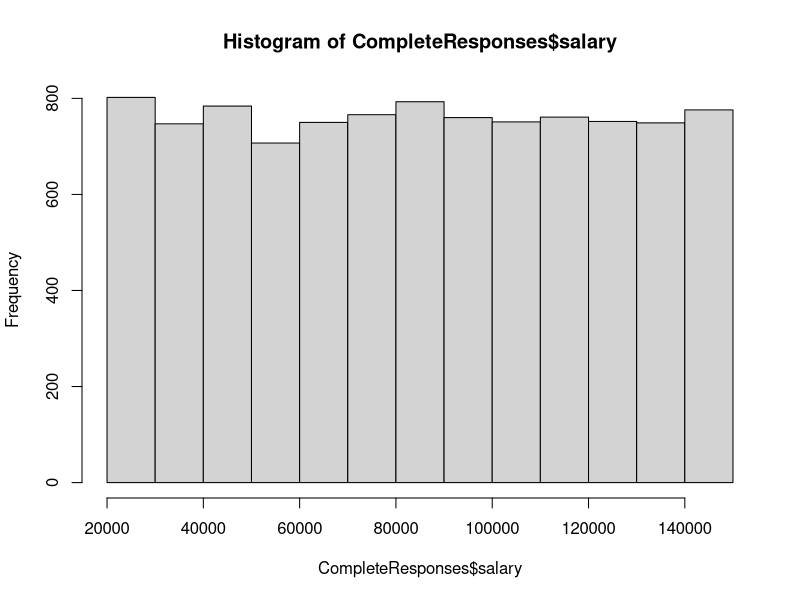
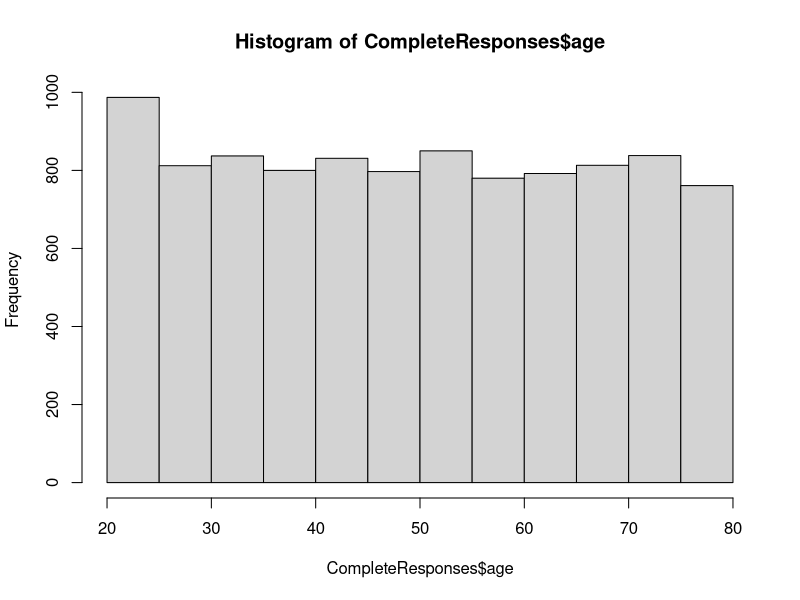
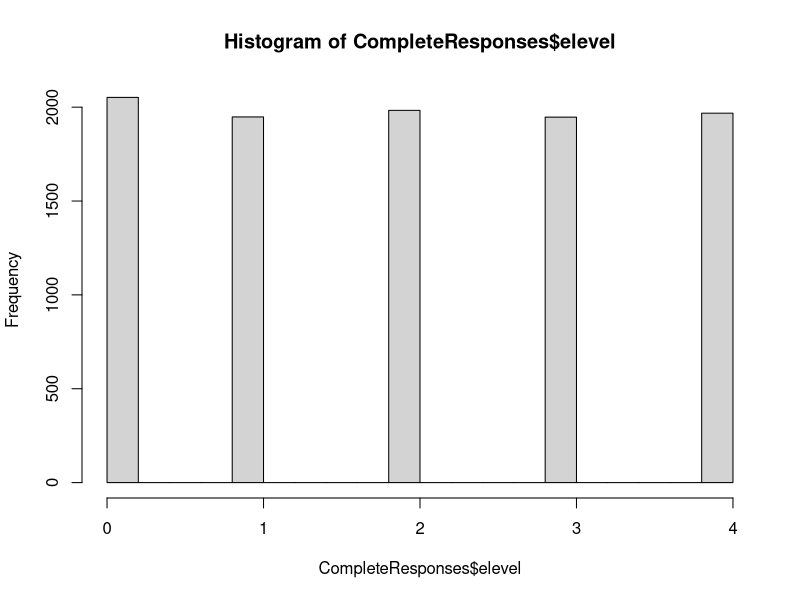
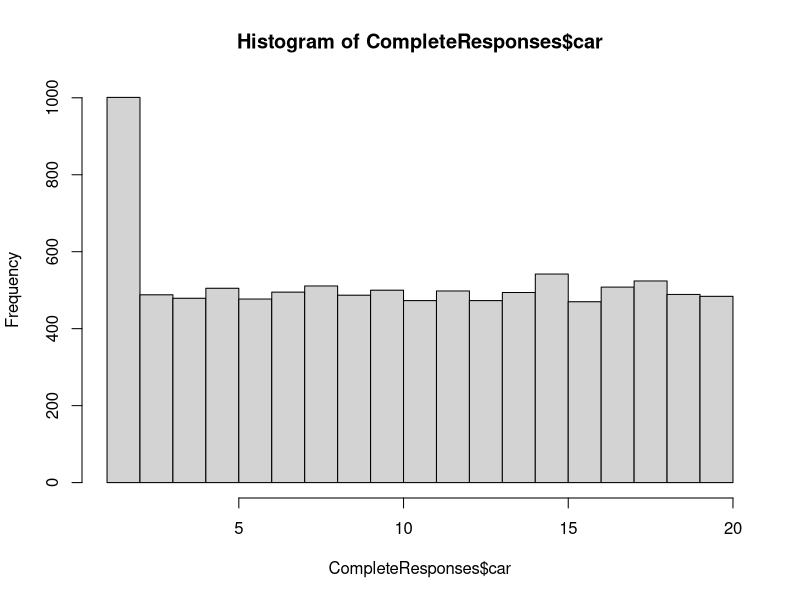
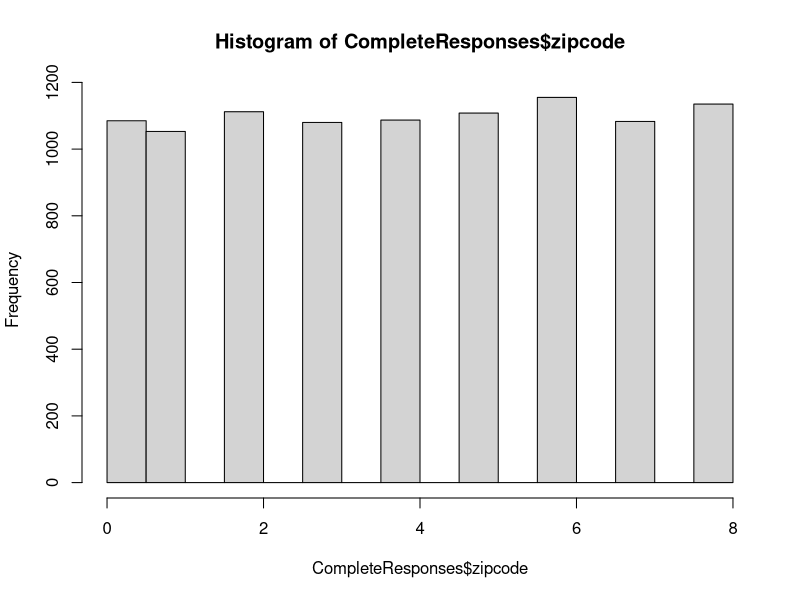
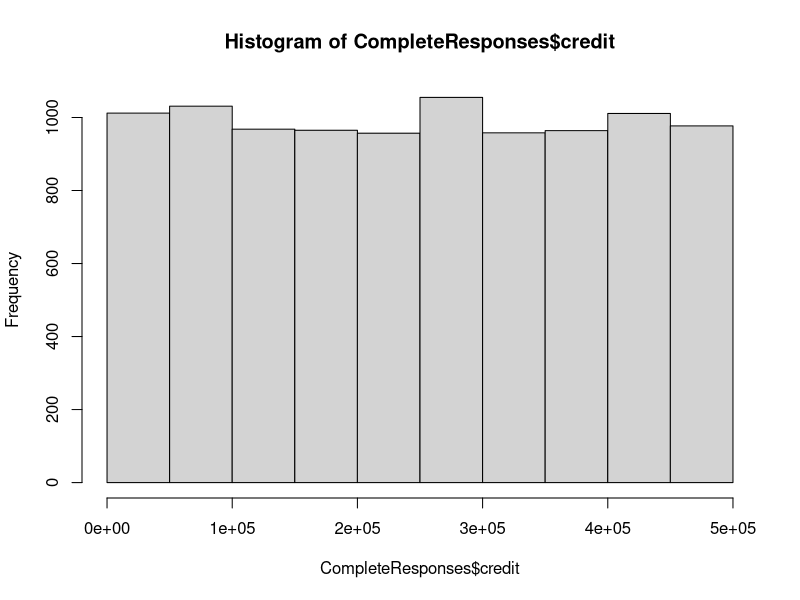
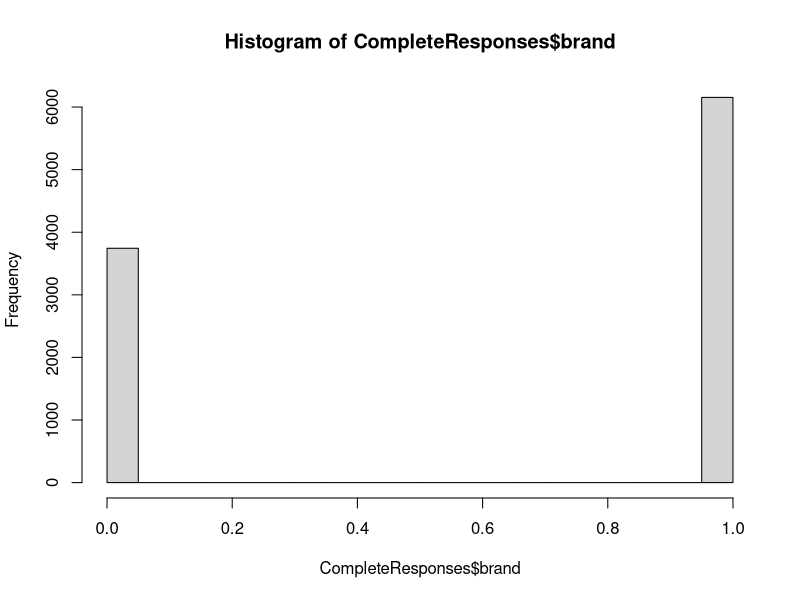
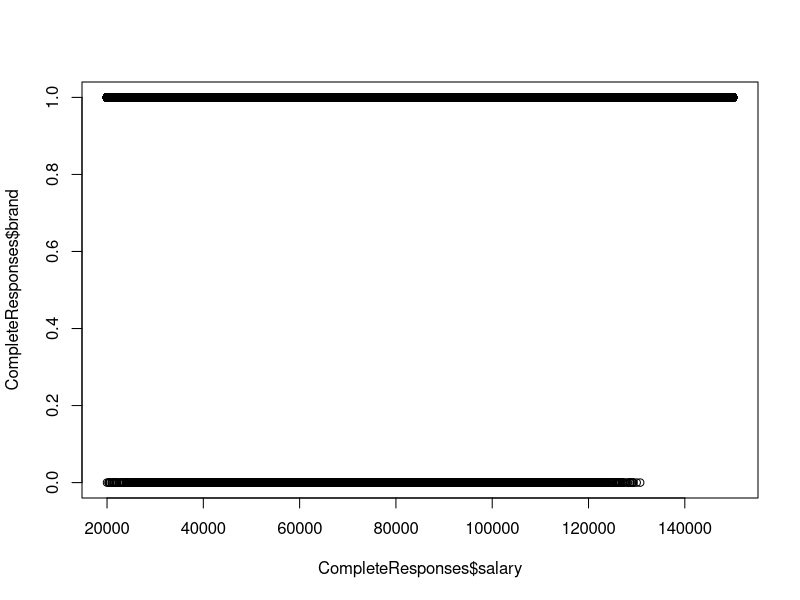

Write R code to recreate these figures, in order. (Note: this script raises an error after producing the figures.)
## ---- chunk 1
library(caret)
## ---- chunk 2
CompleteResponses <- read.csv("CompleteResponses.csv", header=TRUE, sep=",")
## ---- chunk 3
#List the attributes within the data set

attributes(CompleteResponses)
## ---- chunk 4
#Prints the min, max, mean, median, and quartiles of each attribute
summary(CompleteResponses)
## ---- chunk 5
#Displays the structure of your data set
str(CompleteResponses)
## ---- chunk 6
#Displays the attributes within your data set
names(CompleteResponses)
## ---- chunk 7
#Will print out the instances within that particular column of your data set
CompleteResponses$elevel
## ---- chunk 8
#histogram plot
hist(CompleteResponses$salary)
hist(CompleteResponses$age)
hist(CompleteResponses$elevel)
hist(CompleteResponses$car)
hist(CompleteResponses$zipcode)
hist(CompleteResponses$credit)
hist(CompleteResponses$brand)
## ---- chunk 9
#scatter (box) plot
plot(CompleteResponses$salary,CompleteResponses$brand)
plot(CompleteResponses$age,CompleteResponses$brand)
plot(CompleteResponses$elevel,CompleteResponses$brand)
plot(CompleteResponses$car,CompleteResponses$brand)
plot(CompleteResponses$zipcode,CompleteResponses$brand)
plot(CompleteResponses$credit,CompleteResponses$brand)
## ---- chunk 10
#normal quintile plot to see if data is normally distributed
qqnorm(CompleteResponses$salary)
qqnorm(CompleteResponses$age)
qqnorm(CompleteResponses$elevel)
qqnorm(CompleteResponses$car)
qqnorm(CompleteResponses$zipcode)
qqnorm(CompleteResponses$credit)
qqnorm(CompleteResponses$brand)
## ---- chunk 11
#Convert brand to a 2 level factor
CompleteResponses$brand <- as.factor(CompleteResponses$brand)
## ---- chunk 12
#set the seed
set.seed(123)
## ---- chunk 13
#define a 75%/25% train/test split of the dataset
inTraining <- createDataPartition(CompleteResponses$brand, p=.75, list=FALSE)
training <- CompleteResponses[inTraining,]
testing <- CompleteResponses[-inTraining,]
## ---- chunk 14
#10 fold cross validation
fitControl <- trainControl(method = "repeatedcv", number = 10, repeats = 1)
## ---- chunk 15
#train the GBM model
GBMFit1 <- train(brand~., data=training, method="gbm", trControl=fitControl, nTrain=round(nrow(training)*.75))
## ---- chunk 16
#training results
GBMFit1
## ---- chunk 17
#use varImp to ascertain how the model priortized each feature in the training
importance <- varImp(GBMFit1)
## ---- chunk 18
importance
## ---- chunk 19
rfFit1 <- train(brand~., data = training, method = "rf", trControl=fitControl, tunelength = 5)
## ---- chunk 20
rfFit1
## ---- chunk 21
importance = varImp(rfFit1)
## ---- chunk 22
importance
## ---- chunk 23
#use predict() against the surveyIncomplete data set
SurveyIncomplete <- read.csv("SurveyIncomplete.csv", header=TRUE, sep=",")

rfClasses <- predict(rfFit1, testing)
## ---- chunk 24
#converting rfClasses to numeric to use postResample()
#rfClasses <- as.numeric(rfClasses)
## ---- chunk 25
#Convert brand back to numeric
CompleteResponses$brand <- as.numeric(CompleteResponses$brand)
## ---- chunk 26
metrics <- postResample(rfClasses, testing$brand)
## ---- chunk 27
metrics
## ---- chunk 28
summary(metrics)
## ---- chunk 29
summary(CompleteResponses$brand)
